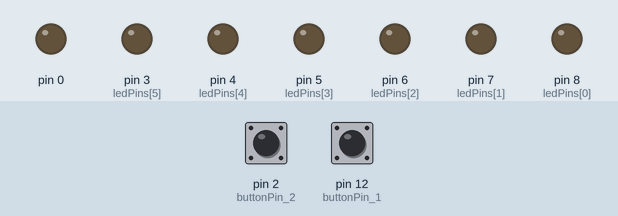
A sketch run on a simulated Arduino Uno, built with avr-gcc and run on an emulated ATmega328P. Shown: output pins drawn as LEDs (lit = HIGH). Dashed ring = blinking. The inputs (shaded band) are chosen by the test bench; at power-on: pin 2 (buttonPin_2) LOW, pin 12 (buttonPin_1) LOW.

Above: at 1.2 s.
1.3 s: pin 2 (buttonPin_2) pulled HIGH for 1 s
At 1.45 s:
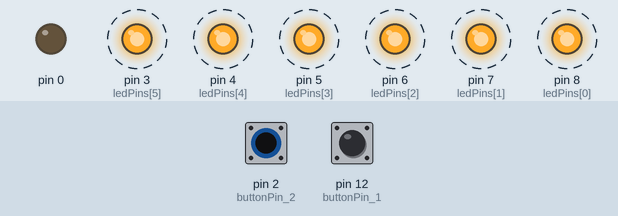
3.8 s: pin 12 (buttonPin_1) pulled HIGH for 1 s
At 4.98 s:
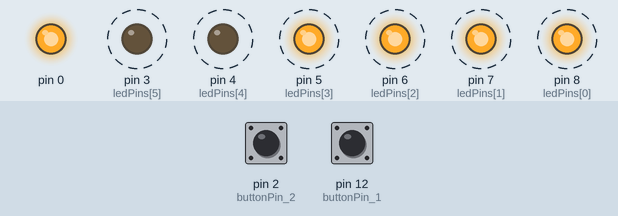
6.8 s: pin 2 (buttonPin_2) pulled HIGH for 0.15 s
At 6.95 s:
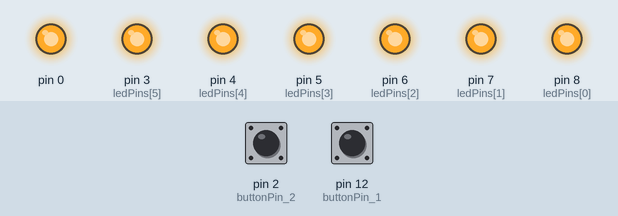
8.6 s: pin 2 (buttonPin_2) pulled HIGH for 3.2 s
At 9.07 s:
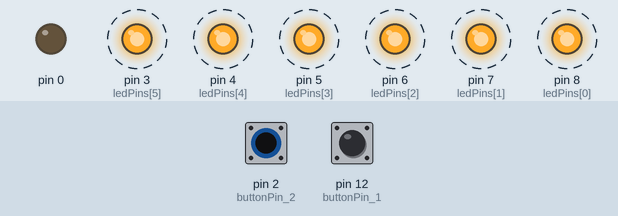
13.3 s: pin 12 (buttonPin_1) pulled HIGH for 0.15 s
At 14.8 s:
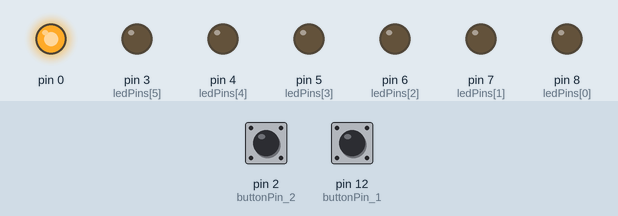
15.1 s: pin 12 (buttonPin_1) pulled HIGH for 0.15 s
At 15.31 s:
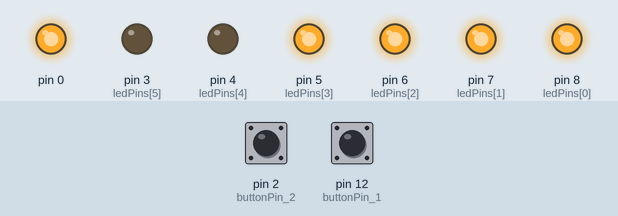
Timing chart, 0 to 17.7 s (numbered marks = the images above; inputs shaded):
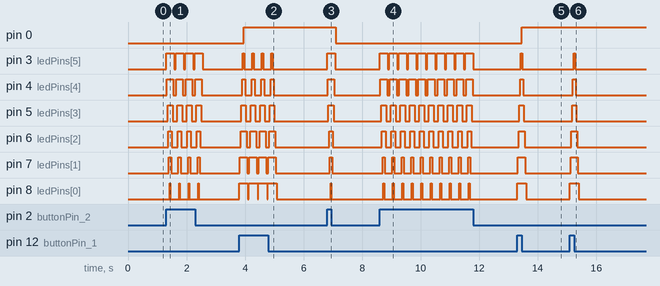

The sketch:

SwitchDir.ino
```cpp
/*Este proyecto consta con un conjunto de 6 leds (modificable) y dos botones. Cada botón hará que las luces vayan en una dirección*/
/*Naoki Nakao; 11 de julio, 2020.*/

//variables globales
const byte ledPins[] = {8, 7, 6, 5, 4, 3}; //vector de pines digitales para los leds
int buttonPin_1 = 12, buttonPin_2 = 2; // vector de pines digitales para los botones
const int nPins = sizeof(ledPins); //
const int tDelay = 25; //almacena el intervalo de tiempo para encender los leds

void setup() {
  for (byte index = 0; index <= nPins; index++) { //configurando los pines de salida
    pinMode(ledPins[index], OUTPUT);
  }
}

void loop() {

  while (digitalRead(buttonPin_1) == HIGH) {
    seq_1(ledPins, nPins, tDelay);
    break;
  }

  while (digitalRead(buttonPin_2) == HIGH) {
    seq_2(ledPins, nPins, tDelay);
    break;
  }
}

//funciones

void seq_1(byte arr[], int n, int t) { //Secuencia para el botón 1
  for (int i = 0; i <= n; i++) {
    digitalWrite(arr[i], HIGH);
    delay(t);
  }

  for (int j = n - 1; j >= 0; j--) {
    digitalWrite(arr[j], LOW);
    delay(t);
  }
}

void seq_2(byte arr[], int n, int t) { //Secuencia para el botón 2
  for (int i = n - 1; i >= 0; i--) {
    digitalWrite(arr[i], HIGH);
    delay(t);
  }

  for (int j = 0; j <= n; j++) {
    digitalWrite(arr[j], LOW);
    delay(t);
  }
}
```

Measured:
- after the input at 1.3 s, pin 3 (ledPins[5]): alternates HIGH for 0.28 s and LOW for 0.05 s, 8 changes in all, then stays LOW, starting at once; pin 4 (ledPins[4]): alternates HIGH for 0.23 s and LOW for 0.10 s, 8 changes in all, then stays LOW, starting at once
- after the input at 3.8 s, pin 0: LOW → HIGH after 0.15 s; pin 3 (ledPins[5]): alternates HIGH for 0.05 s and LOW for 0.28 s, 8 changes in all, then stays LOW, starting after 0.13 s
- after the input at 6.8 s, pin 0: HIGH → LOW after 0.30 s; pin 3 (ledPins[5]): LOW → HIGH at once, → LOW 0.28 s later; pin 4 (ledPins[4]): LOW → HIGH at once, → LOW 0.23 s later; pin 5 (ledPins[3]): LOW → HIGH after 0.05 s, → LOW 0.18 s later; pin 6 (ledPins[2]): LOW → HIGH after 0.08 s, → LOW 0.13 s later
- after the input at 8.6 s, pin 3 (ledPins[5]): alternates HIGH for 0.28 s and LOW for 0.05 s, 20 changes in all, then stays LOW, starting at once; pin 4 (ledPins[4]): alternates HIGH for 0.23 s and LOW for 0.10 s, 20 changes in all, then stays LOW, starting at once
- after the input at 13.3 s, pin 0: LOW → HIGH after 0.15 s; pin 3 (ledPins[5]): LOW → HIGH after 0.13 s, → LOW 0.05 s later; pin 4 (ledPins[4]): LOW → HIGH after 0.10 s, → LOW 0.10 s later; pin 5 (ledPins[3]): LOW → HIGH after 0.08 s, → LOW 0.15 s later; pin 6 (ledPins[2]): LOW → HIGH after 0.05 s, → LOW 0.20 s later
- after the input at 15.1 s, pin 3 (ledPins[5]): LOW → HIGH after 0.13 s, → LOW 0.05 s later; pin 4 (ledPins[4]): LOW → HIGH after 0.10 s, → LOW 0.10 s later; pin 5 (ledPins[3]): LOW → HIGH after 0.08 s, → LOW 0.15 s later; pin 6 (ledPins[2]): LOW → HIGH after 0.05 s, → LOW 0.20 s later; pin 7 (ledPins[1]): LOW → HIGH at once, → LOW 0.25 s later
